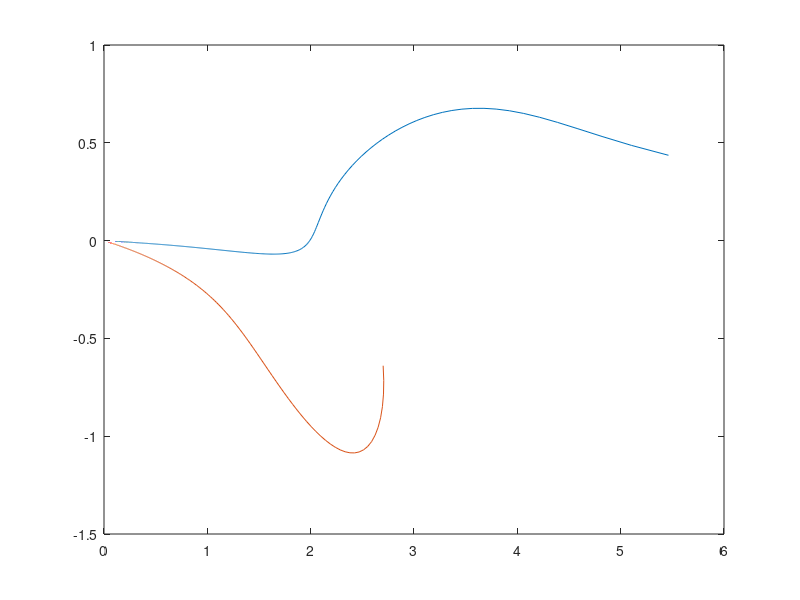
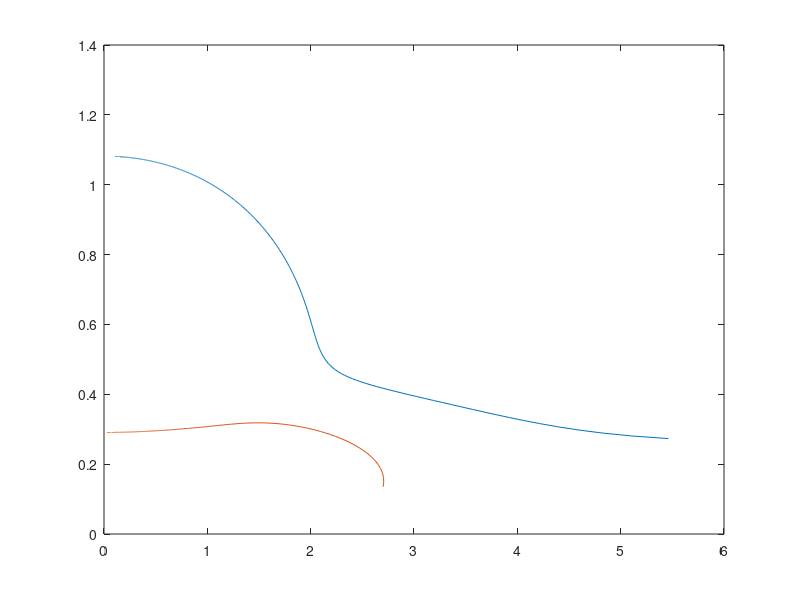

The MATLAB script that drew these images, in order:
clc;clear all;close all
%% 参数之预定义
x_alpha_G=0.2;
r_alpha_G=0.5;
mu=20;
a_G=-0.1;
R_omega=0.3;
rho_alpha=1.225;
%% Theodosren函数句柄之定义
C=@(k)(besselh(1,2,k)/(besselh(1,2,k)+1i*besselh(0,2,k)));
%% 循环参数
k_set=0.05:0.005:10;
ictrl=1;dataA=zeros(10,2);
%% 计算广义特征值问题
for k=k_set
    % 内部参数之计算
    L_h=(1-1i*2*C(k)/k);
    M_h=0.5;
    L_alpha=0.5-1i*(1+2*C(k))/k-2*C(k)/(k*k);
    M_alpha=0.375-1i/k;
    % 矩阵之定义
    M=[1 x_alpha_G;x_alpha_G r_alpha_G^2];
    K=[R_omega^2 0;0 r_alpha_G^2];
    A=[L_h L_alpha-(0.5+a_G)*L_h;M_h-(0.5+a_G)*L_h M_alpha-(0.5+a_G)*(L_alpha+M_h)+L_h*(0.5+a_G)^2]/mu;
    % 广义特征值之计算
    A=A+M;
    A_poly=K(1,1)*K(2,2);B_poly=-K(1,1)*A(2,2)-A(1,1)*K(2,2);C_poly=A(1,1)*A(2,2)-(A(1,2)-K(1,2))*(A(2,1)-K(2,1));
    H(2)=(-B_poly-sqrt(B_poly*B_poly-4*A_poly*C_poly))/(2*A_poly);
    H(1)=(-B_poly+sqrt(B_poly*B_poly-4*A_poly*C_poly))/(2*A_poly);
    %%后处理系数之计算
    % 扭转分支
    lamda_ReA=real(H(2));lamda_ImA=imag(H(2));
    V_G=1/(k*sqrt(lamda_ReA));g=lamda_ImA/lamda_ReA;omega_G=1/sqrt(lamda_ReA);
    dataA(ictrl,:)=[V_G g];dataC(ictrl,:)=[V_G omega_G];
    lamda_ReB=real(H(1));lamda_ImB=imag(H(1));
    V_G=1/(k*sqrt(lamda_ReB));g=lamda_ImB/lamda_ReB;omega_G=1/sqrt(lamda_ReB);
    dataB(ictrl,:)=[V_G g];dataD(ictrl,:)=[V_G omega_G];
    ictrl=ictrl+1;
end
%% 寻找函数零点
f=@(zeros)(spline(dataA(:,1),dataA(:,2),zeros));
fzero(f,6)
%%
%% 后处理
figure()%画第一张图
plot(dataA(:,1),dataA(:,2),dataB(:,1),dataB(:,2))
figure()%画第二张图
plot(dataC(:,1),dataC(:,2),dataD(:,1),dataD(:,2))
